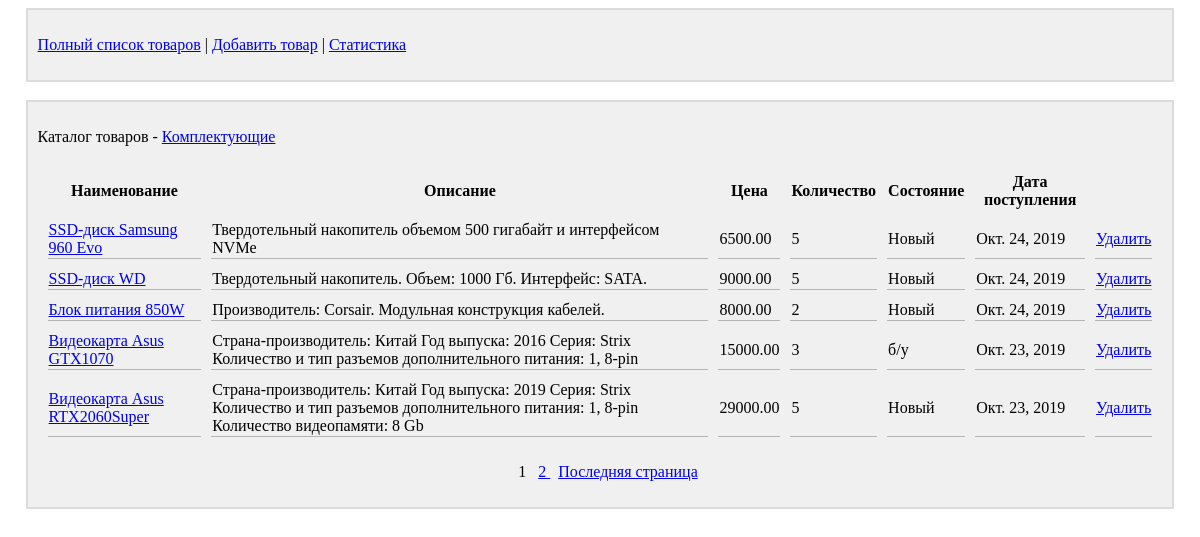
Page /products_list/?group_id=2 on the committed database.
### main/models.py (models this page shows, shortened)
class Group(models.Model):
    title = models.CharField(max_length=50, unique=True, verbose_name='Группа')
    parent_group = models.ForeignKey('self', on_delete=models.CASCADE, verbose_name='Корневая группа', null=True,
                                     blank=True)
    def __str__(self):
        return self.title
    class Meta:
        verbose_name = 'Группа'
        verbose_name_plural = 'Группы'
        ordering = ['title']

class Product(models.Model):
    title = models.CharField(max_length=50, blank=False, unique=True, verbose_name='Наименование')
    description = models.TextField(max_length=1000, blank=False, verbose_name='Описание')
    price = models.DecimalField(max_digits=10, decimal_places=2, blank=False, verbose_name='Цена')
    count = models.PositiveIntegerField(blank=False, verbose_name='Количество')
    state = models.BooleanField(blank=False, verbose_name='Новый', null=False)
    arrival_date = models.DateField(blank=False, verbose_name='Дата поступления')
    group = models.ForeignKey(Group, on_delete=models.CASCADE, verbose_name='Группа')
    class Meta:
        verbose_name = 'Товар'
        verbose_name_plural = 'Товары'
        ordering = ['title']

### main/views.py (the view)
# urls.py: path('', products_list),
def products_list(request):
    if 'group_id' in request.GET:
        group_id = request.GET['group_id']
        try:
            selected_group = Group.objects.get(pk=group_id)
        except (Group.DoesNotExist, Group.MultipleObjectsReturned):
            selected_group = None
    else:
        selected_group = None
    if selected_group is not None:
        products = Product.objects.filter(group=selected_group)
    else:
        products = Product.objects.all()
    paginator = Paginator(products, 5)
    if 'page' in request.GET:
        page_num = request.GET['page']
    else:
        page_num = 1
    if not (1 <= int(page_num) <= int(paginator.num_pages)):
        return HttpResponseBadRequest()
    page = paginator.get_page(page_num)
    products = page.object_list
    context = {'products': products, 'page': page}
    if selected_group is not None:
        context['selected_group'] = selected_group
    else:
        context['selected_group'] = None
    return render(request, 'main/products_list.html', context)

### main/templates/main/products_list.html (shortened to what this page needs)
{% extends 'layout/basic.html' %}
{% block header %}
    <div class="block">
        <p>
            {% if selected_group is not None %}
                <a href="{% url 'products_list' %}">Полный список товаров</a>
                |
                <a href="{% url 'create_product' %}?group_id={{ selected_group.pk }}">Добавить товар</a>
            {% else %}
                Выберите категорию, если хотите добавить товар
            {% endif %}
            |
            <a href="{% url 'satistic' %}">Статистика</a>
        </p>
    </div>
    <br>
{% endblock %}
{% block content %}
    <div class="block">
        <p>Каталог товаров -
            {% if selected_group is not None %}
                <a href="{% url 'groups_list' %}?group_id={{ selected_group.pk }}">
                    {{ selected_group }}
                </a>
            {% else %}
                <a href="{% url 'groups_list' %}">
                    все категории
                </a>
            {% endif %}
        </p>
        {% if products|length != 0 %}
            <table class="table_view">
                <tr>
                    <th>Наименование</th>
                    <th>Описание</th>
                    <th>Цена</th>
                    <th>Количество</th>
                    <th>Состояние</th>
                    <th>Дата поступления</th>
                </tr>
                {% for product in products %}
                    <tr>
                        <td class="cell_border">
                            <a href="{% url 'edit_product' %}?product_id={{ product.pk }}">
                                {{ product.title }}
                            </a>
                        </td>
                        <td class="cell_border">{{ product.description }}</td>
                        <td class="cell_border">{{ product.price }}</td>
                        <td class="cell_border">{{ product.count }}</td>
                        <td class="cell_border">
                            {% if product.state %}
                                Новый
                            {% else %}
                                б/у
                            {% endif %}
                        </td>
                        <td class="cell_border">{{ product.arrival_date }}</td>
                        <td class="cell_border">
                            <a href="{% url 'remove_product' %}?product_id={{ product.pk }}">
                                Удалить
                            </a>
                        </td>
                    </tr>
                {% endfor %}
            </table>
            <p align="center">
                {{ page.number }}
                {% if page.has_next and selected_group is not None %}
                    <a href="{% url 'products_list' %}?group_id={{ selected_group.pk }}&page={{ page.next_page_number }}">
                        {{ page.next_page_number }}
                    </a>
                {% endif %}
                {% if page.has_next and selected_group is not None %}
                    <a href="{% url 'products_list' %}?group_id={{ selected_group.pk }}&page={{ page.paginator.num_pages }}">
                        Последняя страница
                    </a>
                {% endif %}
            </p>
        {% else %}
            <p>Нет товаров в выбранной категории</p>
        {% endif %}
    </div>
{% endblock %}

### main/static/main/style.css (style rules this page uses)
div.block { background-color: RGB(240, 240, 240); border: 2px solid RGB(220, 220, 220); padding: 10px; margin-left: auto; margin-right: auto; width: 95%; }
table.table_view { border-spacing: 10px; }
td.cell_border { border-bottom: 1px solid RGB(180, 180, 180); }

### rows in the picture
Group: title "Комплектующие"
Product: title "SSD-диск Samsung 960 Evo", description "Твердотельный накопитель объемом 500 гигабайт и интерфейсом NVMe", price "6500.00", count "5", state "Новый", arrival_date "Окт. 24, 2019"
Product: title "SSD-диск WD", description "Твердотельный накопитель. Объем: 1000 Гб. Интерфейс: SATA.", price "9000.00", count "5", state "Новый", arrival_date "Окт. 24, 2019"
Product: title "Блок питания 850W", description "Производитель: Corsair. Модульная конструкция кабелей.", price "8000.00", count "2", state "Новый", arrival_date "Окт. 24, 2019"
Product: title "Видеокарта Asus GTX1070", description "Страна-производитель: Китай Год выпуска: 2016 Серия: Strix Количество и тип разъемов дополнительного питания: 1, 8-pin", price "15000.00", count "3", state "б/у", arrival_date "Окт. 23, 2019"
Product: title "Видеокарта Asus RTX2060Super", description "Страна-производитель: Китай Год выпуска: 2019 Серия: Strix Количество и тип разъемов дополнительного питания: 1, 8-pin Количество видеопамяти: 8 Gb", price "29000.00", count "5", state "Новый", arrival_date "Окт. 23, 2019"

### other values in the picture
{{ page.number }} "1"
{{ page.next_page_number }} "2"
